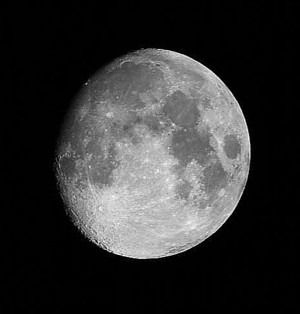
//> input picture 6week_2/new_moon.jpg, 300 x 314 px
$ ./2   (built with g++ and OpenCV 4)
//> lines starting //> are read from the running program, lines starting //| are printed output that depends on the picture
/*
2. Perform sharpening by unsharp masking on Moon.png
- read the image as a gray-scale image
- set the weight for unsharp mask as 0.5
*/
#include "cv.hpp"
#include <iostream>

using namespace std;
using namespace cv;

int main() {
    Mat image, laplacian, sharpening;
	image = imread("new_moon.jpg", 0);
//> image is the input picture: 314 rows x 300 cols, CV_8UC1; min 0, max 251, mean 49.8
	imshow("Input image", image);

	//Sharp_Second_Derivative
	GaussianBlur(image, image, Size(3, 3), 0);

    //Laplacian 함수를 사용하여 영상의 이차미분 값을 구한다.
    //이 때 이차미분 값은 음수가 나올수도 있으므로 OutArray의 type은
    //U(unsigned)가 아닌 S(signed) --> (CV_16S)
	Laplacian(image, laplacian, CV_16S);
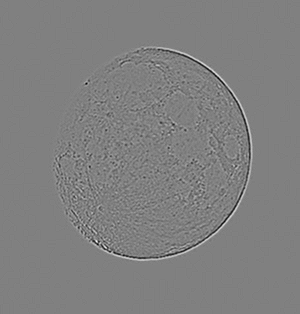
//> laplacian: 314 rows x 300 cols, CV_16SC1; min -106, max 105, mean 0; drawn with min black and max white

    // +, - 연산자는 피연산자의 매트릭스 타입이 일치해야함
    // 원본 image도 16bit Signed로 변경
	image.convertTo(image, CV_16S);
//> image: 314 rows x 300 cols, CV_16SC1
    // 픽셀 값 차이를 분명하게 하기 위해, 2차 미분값을 빼주어야 함
	sharpening = image - laplacian;
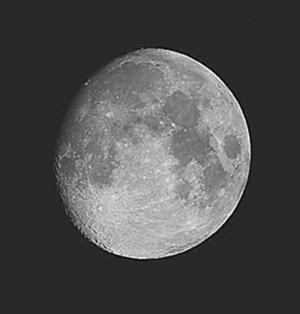
//> sharpening: 314 rows x 300 cols, CV_16SC1; min -54, max 290, mean 49.8; drawn with min black and max white
    // imshow를 위해 다시 CV_8U로 변경
	sharpening.convertTo(sharpening, CV_8U);
//> sharpening: 314 rows x 300 cols, CV_8UC1

	imshow("Sharp_Second", sharpening);

	waitKey(0);

	return 0;
}

$ run again, with 6week_2/saltnpepper.png saved as 6week_2/new_moon.jpg
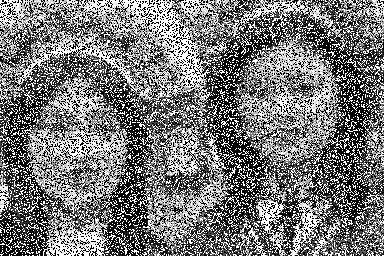
//> input picture 6week_2/saltnpepper.png, 384 x 256 px
//> image is the input picture: 256 rows x 384 cols, CV_8UC1; min 0, max 255, mean 120.1
//> `Laplacian(image, laplacian, CV_16S);`:
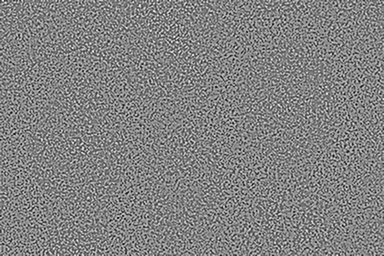
//> laplacian: 256 rows x 384 cols, CV_16SC1; min -248, max 237, mean 0; drawn with min black and max white
//> `sharpening.convertTo(sharpening, CV_8U);`:
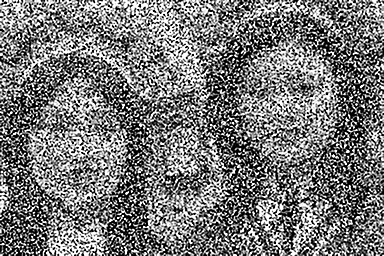
//> sharpening: 256 rows x 384 cols, CV_8UC1; min 0, max 255, mean 121
